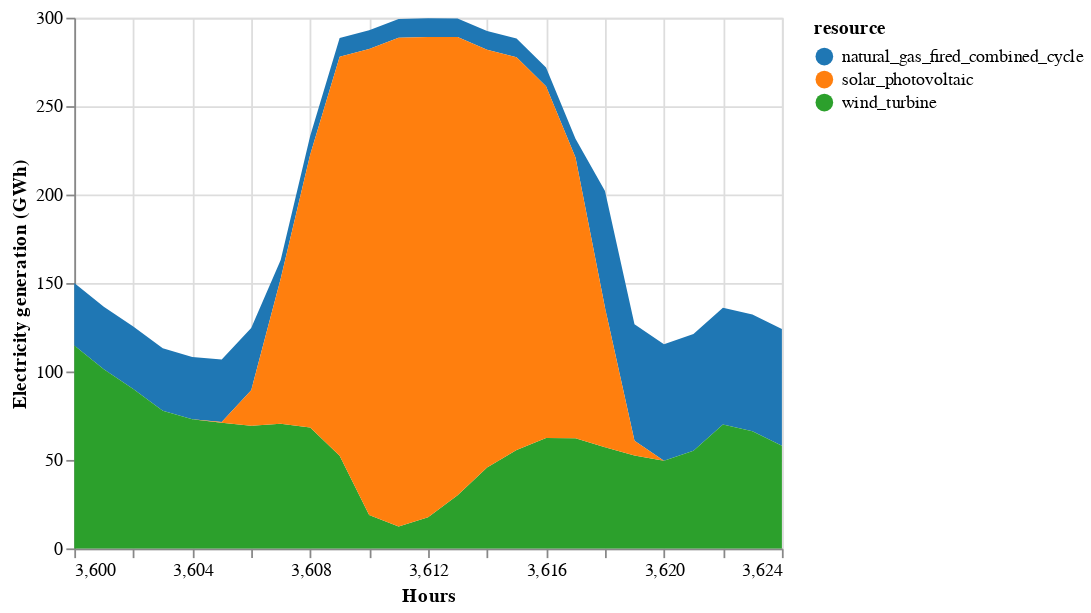

The notebook cell saved with this chart:
### Markdown cell above
We can also plot the electricity generation results using `VegaLite.jl`:

### Code cell
plot_time_interval = 3600:3624
natgas_power = Macro.value.(Macro.flow(system.assets[2].elec_edge)).data[plot_time_interval] / 1e3;
solar_power = Macro.value.(Macro.flow(system.assets[3].edge)).data[plot_time_interval] / 1e3;
wind_power = Macro.value.(Macro.flow(system.assets[4].edge)).data[plot_time_interval] / 1e3;

elec_gen = DataFrame(hours=plot_time_interval,
    solar_photovoltaic=solar_power,
    wind_turbine=wind_power,
    natural_gas_fired_combined_cycle=natgas_power,
)

stack_elec_gen = stack(elec_gen, [:natural_gas_fired_combined_cycle, :wind_turbine, :solar_photovoltaic], variable_name=:resource, value_name=:generation);

elc_plot = stack_elec_gen |>
           @vlplot(
    :area,
    x = {:hours, title = "Hours"},
    y = {:generation, title = "Electricity generation (GWh)", stack = :zero},
    color = {"resource:n", scale = {scheme = :category10}},
    width = 400,
    height = 300
)

### Figure 1 — Vega-Lite specification as saved in the notebook (floating-point values rounded to 4 significant figures)
{"data": {"values": [{"generation": 35.29, "hours": 3600, "resource": "natural_gas_fired_combined_cycle"}, {"generation": 35.29, "hours": 3601, "resource": "natural_gas_fired_combined_cycle"}, {"generation": 35.29, "hours": 3602, "resource": "natural_gas_fired_combined_cycle"}, {"generation": 35.29, "hours": 3603, "resource": "natural_gas_fired_combined_cycle"}, {"generation": 35.29, "hours": 3604, "resource": "natural_gas_fired_combined_cycle"}, {"generation": 35.29, "hours": 3605, "resource": "natural_gas_fired_combined_cycle"}, {"generation": 35.29, "hours": 3606, "resource": "natural_gas_fired_combined_cycle"}, {"generation": 10.59, "hours": 3607, "resource": "natural_gas_fired_combined_cycle"}, {"generation": 10.59, "hours": 3608, "resource": "natural_gas_fired_combined_cycle"}, {"generation": 10.59, "hours": 3609, "resource": "natural_gas_fired_combined_cycle"}, {"generation": 10.59, "hours": 3610, "resource": "natural_gas_fired_combined_cycle"}, {"generation": 10.59, "hours": 3611, "resource": "natural_gas_fired_combined_cycle"}, {"generation": 10.59, "hours": 3612, "resource": "natural_gas_fired_combined_cycle"}, {"generation": 10.59, "hours": 3613, "resource": "natural_gas_fired_combined_cycle"}, {"generation": 10.59, "hours": 3614, "resource": "natural_gas_fired_combined_cycle"}, {"generation": 10.59, "hours": 3615, "resource": "natural_gas_fired_combined_cycle"}, {"generation": 10.59, "hours": 3616, "resource": "natural_gas_fired_combined_cycle"}, {"generation": 10.59, "hours": 3617, "resource": "natural_gas_fired_combined_cycle"}, {"generation": 65.96, "hours": 3618, "resource": "natural_gas_fired_combined_cycle"}, {"generation": 65.96, "hours": 3619, "resource": "natural_gas_fired_combined_cycle"}, {"generation": 65.96, "hours": 3620, "resource": "natural_gas_fired_combined_cycle"}, {"generation": 65.96, "hours": 3621, "resource": "natural_gas_fired_combined_cycle"}, {"generation": 65.96, "hours": 3622, "resource": "natural_gas_fired_combined_cycle"}, {"generation": 65.96, "hours": 3623, "resource": "natural_gas_fired_combined_cycle"}, {"generation": 65.96, "hours": 3624, "resource": "natural_gas_fired_combined_cycle"}, {"generation": 114.7, "hours": 3600, "resource": "wind_turbine"}, {"generation": 101.3, "hours": 3601, "resource": "wind_turbine"}, {"generation": 90.11, "hours": 3602, "resource": "wind_turbine"}, {"generation": 77.82, "hours": 3603, "resource": "wind_turbine"}, {"generation": 72.95, "hours": 3604, "resource": "wind_turbine"}, {"generation": 71.06, "hours": 3605, "resource": "wind_turbine"}, {"generation": 69.37, "hours": 3606, "resource": "wind_turbine"}, {"generation": 70.46, "hours": 3607, "resource": "wind_turbine"}, {"generation": 68.36, "hours": 3608, "resource": "wind_turbine"}, {"generation": 52.32, "hours": 3609, "resource": "wind_turbine"}, {"generation": 18.92, "hours": 3610, "resource": "wind_turbine"}, {"generation": 12.39, "hours": 3611, "resource": "wind_turbine"}, {"generation": 17.64, "hours": 3612, "resource": "wind_turbine"}, {"generation": 30.02, "hours": 3613, "resource": "wind_turbine"}, {"generation": 45.67, "hours": 3614, "resource": "wind_turbine"}, {"generation": 55.63, "hours": 3615, "resource": "wind_turbine"}, {"generation": 62.37, "hours": 3616, "resource": "wind_turbine"}, {"generation": 62.21, "hours": 3617, "resource": "wind_turbine"}, {"generation": 57.19, "hours": 3618, "resource": "wind_turbine"}, {"generation": 52.46, "hours": 3619, "resource": "wind_turbine"}, {"generation": 49.47, "hours": 3620, "resource": "wind_turbine"}, {"generation": 55.24, "hours": 3621, "resource": "wind_turbine"}, {"generation": 70.07, "hours": 3622, "resource": "wind_turbine"}, {"generation": 66.2, "hours": 3623, "resource": "wind_turbine"}, {"generation": 58.09, "hours": 3624, "resource": "wind_turbine"}, {"generation": 0, "hours": 3600, "resource": "solar_photovoltaic"}, {"generation": 0, "hours": 3601, "resource": "solar_photovoltaic"}, {"generation": 0, "hours": 3602, "resource": "solar_photovoltaic"}, {"generation": 0, "hours": 3603, "resource": "solar_photovoltaic"}, {"generation": 0, "hours": 3604, "resource": "solar_photovoltaic"}, {"generation": 0.4601, "hours": 3605, "resource": "solar_photovoltaic"}, {"generation": 19.96, "hours": 3606, "resource": "solar_photovoltaic"}, {"generation": 81.96, "hours": 3607, "resource": "solar_photovoltaic"}, {"generation": 154.2, "hours": 3608, "resource": "solar_photovoltaic"}, {"generation": 225.6, "hours": 3609, "resource": "solar_photovoltaic"}, {"generation": 263.4, "hours": 3610, "resource": "solar_photovoltaic"}, {"generation": 276.2, "hours": 3611, "resource": "solar_photovoltaic"}, {"generation": 271.5, "hours": 3612, "resource": "solar_photovoltaic"}, {"generation": 259.0, "hours": 3613, "resource": "solar_photovoltaic"}, {"generation": 236.3, "hours": 3614, "resource": "solar_photovoltaic"}, {"generation": 222.0, "hours": 3615, "resource": "solar_photovoltaic"}, {"generation": 198.9, "hours": 3616, "resource": "solar_photovoltaic"}, {"generation": 158.7, "hours": 3617, "resource": "solar_photovoltaic"}, {"generation": 78.89, "hours": 3618, "resource": "solar_photovoltaic"}, {"generation": 8.337, "hours": 3619, "resource": "solar_photovoltaic"}, {"generation": 0, "hours": 3620, "resource": "solar_photovoltaic"}, {"generation": 0, "hours": 3621, "resource": "solar_photovoltaic"}, {"generation": 0, "hours": 3622, "resource": "solar_photovoltaic"}, {"generation": 0, "hours": 3623, "resource": "solar_photovoltaic"}, {"generation": 0, "hours": 3624, "resource": "solar_photovoltaic"}]}, "encoding": {"color": {"field": "resource", "scale": {"scheme": "category10"}, "type": "nominal"}, "x": {"field": "hours", "title": "Hours", "type": "quantitative"}, "y": {"field": "generation", "stack": "zero", "title": "Electricity generation (GWh)", "type": "quantitative"}}, "height": 300, "mark": "area", "width": 400}
